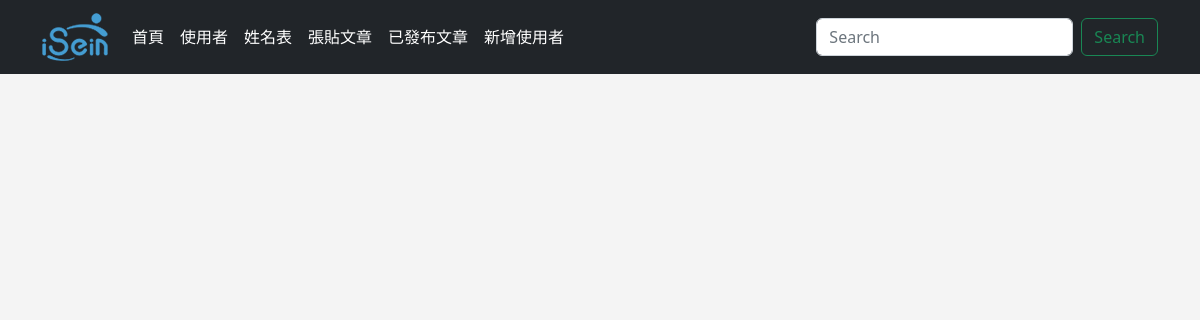
Page /posts on the earlier database version.
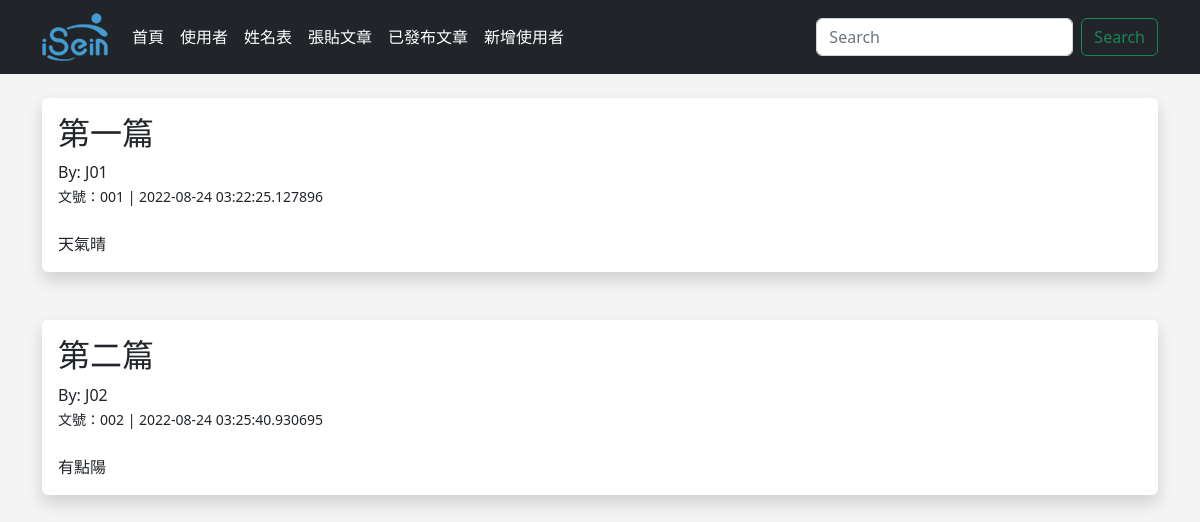
Same page on the later database version.
### app.py (models this page shows)
class Posts(db.Model):
    id = db.Column(db.Integer, primary_key=True)
    title = db.Column(db.String(255))
    content = db.Column(db.Text)
    author = db.Column(db.String(255))
    date_posted = db.Column(db.DateTime, default=datetime.utcnow)
    slug = db.Column(db.String(255))

### app.py (the view)
@app.route('/posts')
def posts():
    posts = Posts.query.order_by(Posts.date_posted)
    return render_template('posts.html', posts=posts)

### templates/posts.html (shortened to what this page needs)
{% extends 'base.html' %}
{% block content %}
    {% for post in posts %}
        <div class="shadow p-3 mb-5 bg-body rounded">
            <h2>{{ post.title }}</h2>
            By: {{ post.author }}<br/>
            <small>文號：{{ post.slug }} | {{ post.date_posted }}</small><br/>
            <br/>
            {{ post.content }}
        </div>
    {% endfor %}
{% endblock %}

### templates/base.html (shortened to what this page needs)
<!doctype html>
<html lang="en">
  <head>
    <link href="https://cdn.jsdelivr.net/npm/bootstrap@5.2.0/dist/css/bootstrap.min.css" rel="stylesheet">
    <link href="{{ url_for('static', filename='css/style.css') }}" rel="stylesheet">
  </head>
  <body>
    {% include 'navbar.html' %}
    <br/>
    <div class='container'>
      {% block content %}
      {% endblock %}
    </div>
  </body>
</html>

### templates/navbar.html (shortened to what this page needs)
<nav class="navbar navbar-expand-lg navbar-dark bg-dark">
    <div class="container">
      <a class="navbar-brand" href="{{ url_for('index') }}"><img src="static\images\16652396955207.png"></a>
      <div class="collapse navbar-collapse" id="navbarSupportedContent">
        <ul class="navbar-nav me-auto mb-2 mb-lg-0">
          <li class="nav-item">
            <a class="nav-link active" aria-current="page" href="{{ url_for('index') }}">首頁</a>
          </li>
          <li class="nav-item">
            <a class="nav-link active" aria-current="page" href="{{ url_for('user') }}">使用者</a>
          </li>
          <li class="nav-item">
            <a class="nav-link active" aria-current="page" href="{{ url_for('name') }}">姓名表</a>
          </li>
          <li class="nav-item">
            <a class="nav-link active" aria-current="page" href="{{ url_for('add_post') }}">張貼文章</a>
          </li>
          <li class="nav-item">
            <a class="nav-link active" aria-current="page" href="{{ url_for('posts') }}">已發布文章</a>
          </li>
          <li class="nav-item">
            <a class="nav-link active" aria-current="page" href="{{ url_for('add_user') }}">新增使用者</a>
          </li>
        </ul>
        <form class="d-flex" role="search">
          <input class="form-control me-2" type="search" placeholder="Search" aria-label="Search">
          <button class="btn btn-outline-success" type="submit">Search</button>
        </form>
      </div>
    </div>
</nav>

### static/css/style.css (style rules this page uses)
body { background: #f4f4f4f0; }

Differences in the rows shown:
added Posts: title "第一篇", author "J01", slug "001", date_posted "2022-08-24 03:22:25.127896", content "天氣晴"
added Posts: title "第二篇", author "J02", slug "002", date_posted "2022-08-24 03:25:40.930695", content "有點陽"
